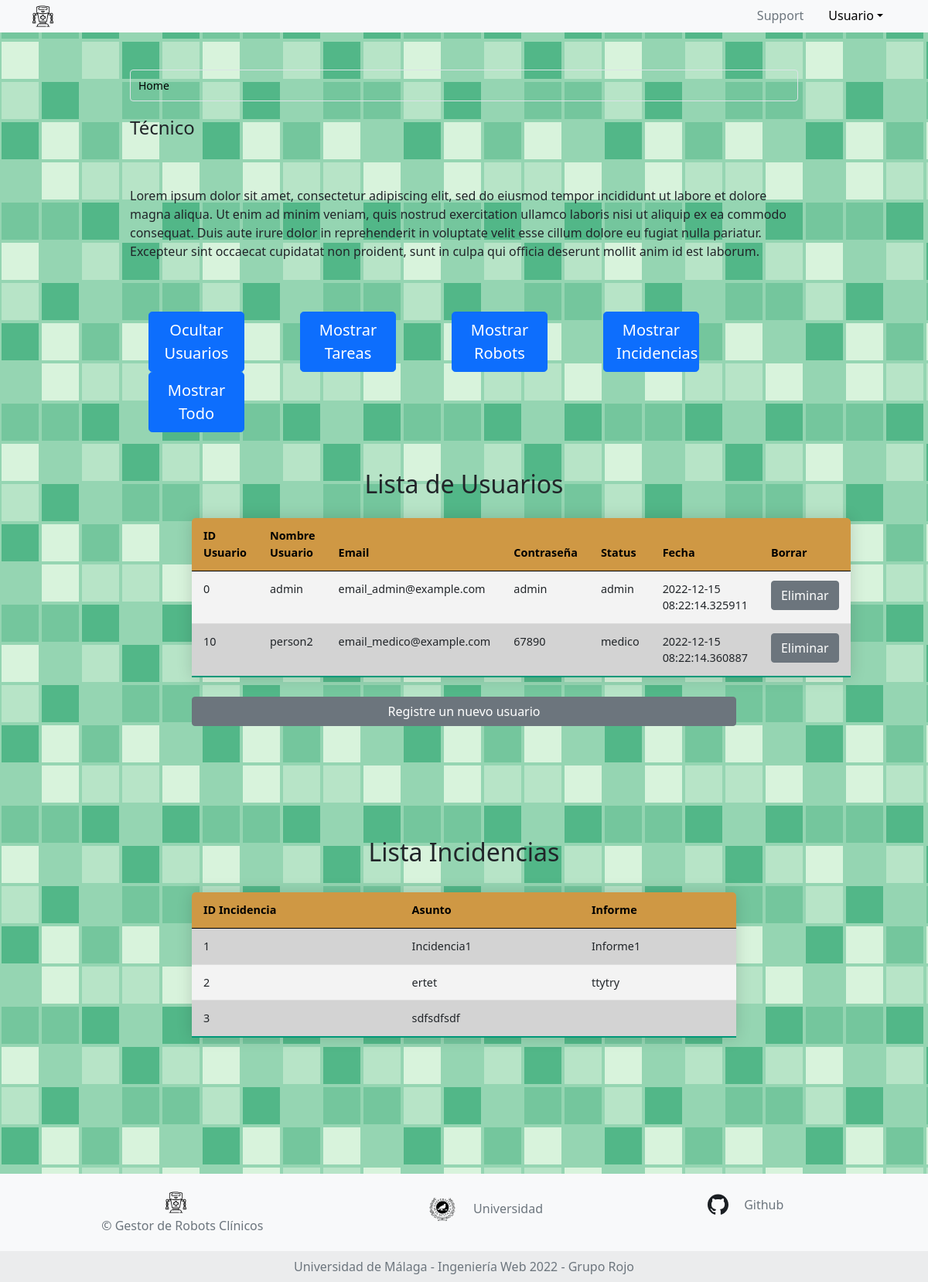
/admin, run on an earlier commit of the app's database.
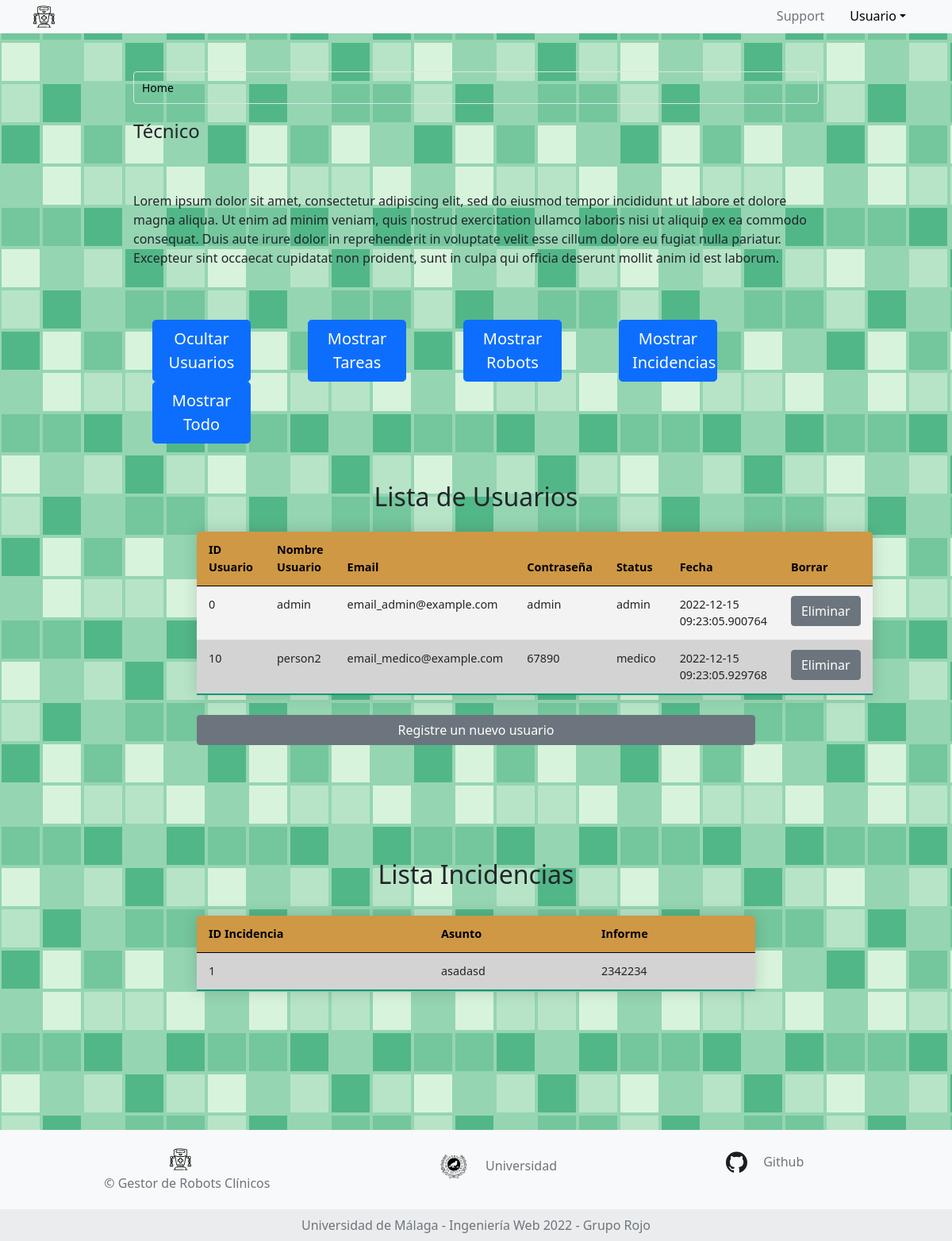
And on a later commit of the database.
### app.py (models this page shows, shortened)
class Users(db.Model):
    __tablename__ = 'Users'
    id = db.Column(db.String(10), primary_key=True)
    name = db.Column(db.String(150), nullable=False)
    email = db.Column(db.String(120), nullable=False, unique=True)
    password = db.Column(db.String(20), nullable=False)
    status = db.Column(db.String(20), nullable=False)
    date = db.Column(db.DateTime, default=datetime.utcnow)

class Incidencias(db.Model):
    __tablename__ = 'Incidencias'
    id = db.Column(db.Integer, primary_key = True, autoincrement = True)
    asunto = db.Column(db.String(100), nullable=False)
    informe = db.Column(db.String(300), nullable=False)

### app.py (the view)
@app.route("/admin")
def admin():
    usuarios_db = db.session.query(Users).all()
    tareas_db = db.session.query(Tareas).all()
    robots_db = db.session.query(Robots).all()
    incidencias_db = db.session.query(Incidencias).all()
    return render_template('template_tecnico.jinja', usuarios = usuarios_db, tareas = tareas_db, robots = robots_db, incidencias = incidencias_db)

### templates/template_tecnico.jinja (shortened to what this page needs)
{% extends 'base.jinja' %}
{% block content %}
<body class="bg">
  <div class="main-container row p-5 mx-0 justify-content-center align-self-center">
    <div class="row col-md-10 px-3">
      <nav aria-label="breadcrumb">
        <ol class="breadcrumb breadcrumb-custom">
          <li class="breadcrumb-item active" aria-current="page"><span>Home</span></li>
        </ol>
      </nav>
    </div>
    <div class="row col-md-10 px-3">
      <legend>Técnico</legend>
      <p class="padd">
        Lorem ipsum dolor sit amet, consectetur adipiscing elit, sed do eiusmod tempor incididunt ut
        labore et dolore magna aliqua. Ut enim ad minim veniam, quis nostrud exercitation ullamco laboris
        nisi ut aliquip ex ea commodo consequat. Duis aute irure dolor in reprehenderit in voluptate velit esse
        cillum dolore eu fugiat nulla pariatur. Excepteur sint occaecat cupidatat non proident, sunt in culpa qui
        officia deserunt mollit anim id est laborum.
      </p>
    </div>
    <div class="row col-md-10 px-3">
      <div class="col col-lg-2 mx-4">
        <button type="button" class="btn btn-primary btn-lg" id="show-user-div">Ocultar Usuarios</button>
      </div>
      <div class="col col-lg-2 mx-4">
        <button type="button" class="btn btn-primary btn-lg" id="show-task-div">Mostrar Tareas</button>
      </div>
      <div class="col col-lg-2 mx-4">
        <button type="button" class="btn btn-primary btn-lg" id="show-robot-div">Mostrar Robots</button>
      </div>
      <div class="col col-lg-2 mx-4">
        <button type="button" class="btn btn-primary btn-lg" id="show-incidencia-div">Mostrar Incidencias</button>
      </div>
      <div class="col col-lg-2 mx-4">
        <button type="button" class="btn btn-primary btn-lg" id="show-everything">Mostrar Todo</button>
      </div>
    </div>
    <fieldset class="text-black col-md-8 px-3 bot">
      <form method="GET" class="mt-5 row justify-content-center">
        <div class="row" id=user-div name="user-div">
          <table class="table table-hover table-sortable">
            <h2 class="text-center">Lista de Usuarios</h2>
            <thead>
              <tr>
                <th scope="col"> ID Usuario </th>
                <th scope="col"> Nombre Usuario</th>
                <th scope="col"> Email </th>
                <th scope="col"> Contraseña </th>
                <th scope="col"> Status </th>
                <th scope="col"> Fecha </th>
                <th scope="col"> Borrar </th>
              </tr>
            </thead>
            <tbody>
              {% for user in usuarios %}
              <tr>
                <td>{{user.id}}</td>
                <td>{{user.name}}</td>
                <td>{{user.email}}</td>
                <td>{{user.password}}</td>
                <td>{{user.status}}</td>
                <td>{{user.date}}</td>
                <td>
                  <a class="btn btn-secondary" href="/deleteUsuario/{{user.id}}">Eliminar</a>
                </td>
              </tr>
              {% endfor %}
            </tbody>
          </table>
          <a class="btn btn-secondary" href="/admin/formularioUsuarios">Registre un nuevo usuario</a>
        </div>
      </form>
      <form method="GET" class="mt-5 row justify-content-center">
        <div class="row" id=incidencia-div name="incidencia-div">
          <table class="table table-hover table-sortable">
            <h2 class="text-center">Lista Incidencias</h2>
            <thead>
              <tr>
                <th scope="col"> ID Incidencia </th>
                <th scope="col"> Asunto </th>
                <th scope="col"> Informe </th>
              </tr>
            </thead>
            <tbody>
              {% for incidencia in incidencias %}
              <tr>
                <td>{{incidencia.id}}</td>
                <td>{{incidencia.asunto}}</td>
                <td>{{incidencia.informe}}</td>
              </tr>
              {% endfor %}
            </tbody>
          </table>
        </div>
      </form>
    </fieldset>
  </div>
  {% endblock %}

What changed in the data, as far as the page shows it:
removed Incidencias: id "2", asunto "ertet", informe "ttytry"
removed Incidencias: id "3", asunto "sdfsdfsdf"
changed Users "admin": date "2022-12-15 08:22:14.325911" → "2022-12-15 09:23:05.900764"
changed Users "person2": date "2022-12-15 08:22:14.360887" → "2022-12-15 09:23:05.929768"
changed Incidencias id 1: asunto "Incidencia1" → "asadasd"; informe "Informe1" → "2342234"
